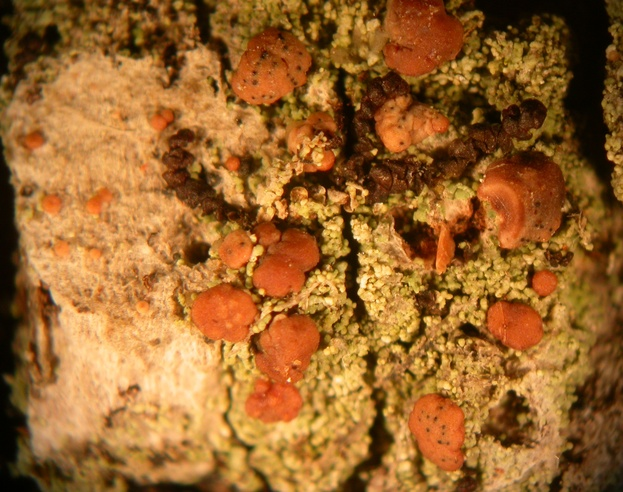
#> input picture Licheni/VIP_1/Bacidia_rubella/TSB004820.jpg, 623 x 492 px, shrunk from 2097 x 1656 before the run, found by its file name; its folder holds only this picture in this run
$ jupyter execute --allow-errors Data_augmentation.ipynb
#> lines starting #> are read from the running program, lines starting #| are printed output that depends on the picture
[cell 1]
import cv2
from scipy import ndimage
import matplotlib.pyplot as plt
import os
import numpy as np
import random
import itertools

[cell 2]
# [5 lines left out: function Meanimage, not called in this run]

[cell 3]
class data_augmentation():

    def __init__(self, PATH = "../LICHENI", excluded_folder = []):
        self.excluded_folder = excluded_folder
        self.PATH = PATH
        self.lista_cartelle = os.listdir(PATH)
        self.train_dic, self.traindata, self.trainlabel = self.creodict()


    def creodict(self):
        # creo dict con chiavi i path per le immagini e valori le classi
        train = []
        train_images = []
        label = []
        for cartelle in self.lista_cartelle:
            if(cartelle in self.excluded_folder):
                continue
            specie = os.listdir(self.PATH + "/" + cartelle)
            for spec in specie:
                immagini = os.listdir(self.PATH + "/" + cartelle + "/" + spec)
                for images in immagini:
                    train.append(self.PATH + "/" + cartelle + "/" + spec + "/" + images)
                    label.append(spec)
#> pass 2 of the loop in creodict, `for cartelle in self.lista_cartelle:`:
        for tr in train:
            train_images.append(cv2.imread(tr))
#> pass 2 of the loop in creodict, `for tr in train:`:
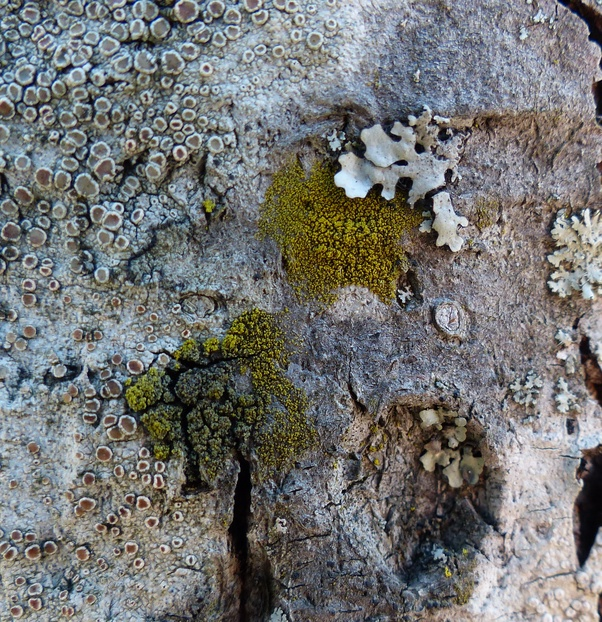
#> input picture Licheni/VIP_1/Candelariella_xanthostigma/TSB008762.jpg, 602 x 622 px, shrunk from 2025 x 2092 before the run, found by its file name
#> pass 3 of the loop in creodict, `for tr in train:`:
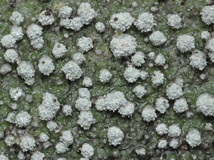
#> input picture Licheni/VIP_2/Lepra_amara/TSB007569.jpg, 214 x 160 px, shrunk from 720 x 540 before the run, found by its file name
#> the loop made 4 passes; the first 3 are shown
        return dict(zip(train, label)), train_images, label


    # [41 lines left out: functions SamplePairing, flipping, not called in this run]


    def rotation_augmentation(self, rot = [90,180,270]):
        training_species = list(self.train_dic.keys())
        training_labels = list(self.train_dic.values())
        for ii,images in enumerate(training_species):
            img = cv2.imread(images)
#> img is the input picture: shape (492, 623, 3); mean B, G, R 43.9, 101.4, 155.3
            for i in rot:
                rotated = ndimage.rotate(img, 90)
                self.traindata.append(rotated)
                self.trainlabel.append(training_labels[ii])
#> this loop made 3 passes
#> pass 1, in rotation_augmentation, `rotated = ndimage.rotate(img, 90)`:
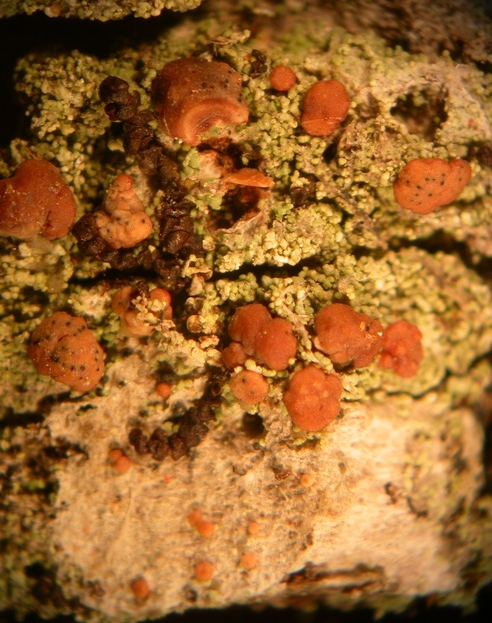
#> rotated: shape (623, 492, 3); mean B, G, R 43.9, 101.4, 155.3
#> pass 2 of the loop in rotation_augmentation, `for ii,images in enumerate(training_species):`:
#> in rotation_augmentation, img is the input picture: shape (622, 602, 3); mean B, G, R 114.2, 115.2, 114.3
#> the loop in rotation_augmentation, `for i in rot:` made 3 passes
#> pass 1, in rotation_augmentation, `rotated = ndimage.rotate(img, 90)`:
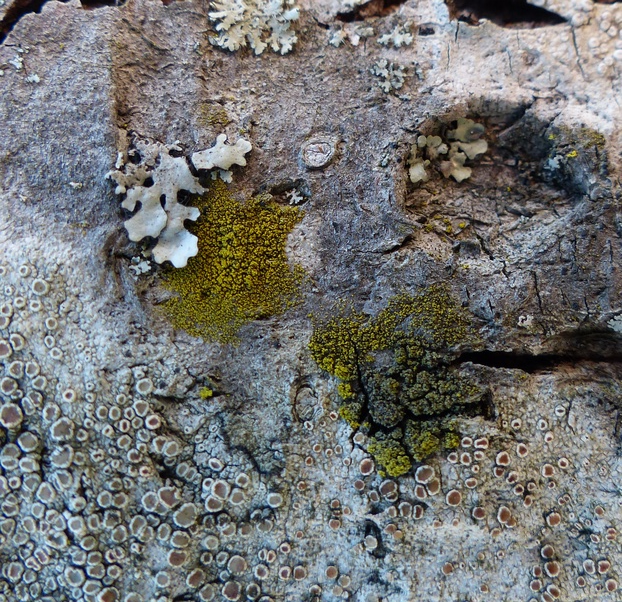
#> rotated: shape (602, 622, 3); mean B, G, R 114.2, 115.2, 114.3
#> pass 3 of the loop in rotation_augmentation, `for ii,images in enumerate(training_species):`:
#> in rotation_augmentation, img is the input picture: shape (160, 214, 3); mean B, G, R 106.5, 117.9, 110.3
#> the loop in rotation_augmentation, `for i in rot:` made 3 passes
#> pass 1, in rotation_augmentation, `rotated = ndimage.rotate(img, 90)`:
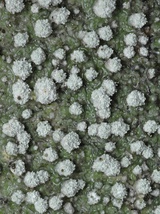
#> rotated: shape (214, 160, 3); mean B, G, R 106.5, 117.9, 110.3
#> the loop made 4 passes; the first 3 are shown


    def random_cropping(self, img, zone = "left"):
        """
        zone = {"random, left, right"}
        """
        temp = None
        if(zone == "left"):
            dim_y = random.randint(img.shape[0]//4,img.shape[0])
            dim_x = random.randint(img.shape[1]//4,img.shape[1])
            temp = img[0:dim_y,0:dim_x,:]
            temp = cv2.resize(temp,(img.shape[1],img.shape[0]),interpolation=cv2.INTER_CUBIC)
        elif(zone == "right"):
            dim_y = random.randint(img.shape[0]//4,3*img.shape[0]//4)
            dim_x = random.randint(img.shape[1]//4,3*img.shape[1]//4)
            temp = img[dim_y:img.shape[0],dim_x:img.shape[1],:]
            temp = cv2.resize(temp,(img.shape[1],img.shape[0]),interpolation=cv2.INTER_CUBIC)
        elif(zone=="random"):
            start_y = random.randint(0, img.shape[0])
            dim_y = random.randint(0,img.shape[0])
            start_x = random.randint(0,img.shape[1])
            dim_x = random.randint(0,img.shape[1])
            temp = img[start_y:min(start_y+dim_y,img.shape[0] - 1),start_x:min(start_x+dim_x,img.shape[1]-1),:]
            temp = cv2.resize(temp,(img.shape[1],img.shape[0]),interpolation=cv2.INTER_CUBIC)
        else:
            raise Exception("Input is not valid")
        return temp

    def cropping(self, number_of_images = 100):
#> called with number_of_images = 200
        training_species = list(self.train_dic.keys())
        training_labels = list(self.train_dic.values())
        cont = 0
        coppie_create = []
        zone = ["left","right","random"]
        while(cont < number_of_images):
            ran1 = random.randint(0,len(training_species) - 1)
            ran2 = random.randint(0,2)
            img1 = cv2.imread(training_species[ran1])
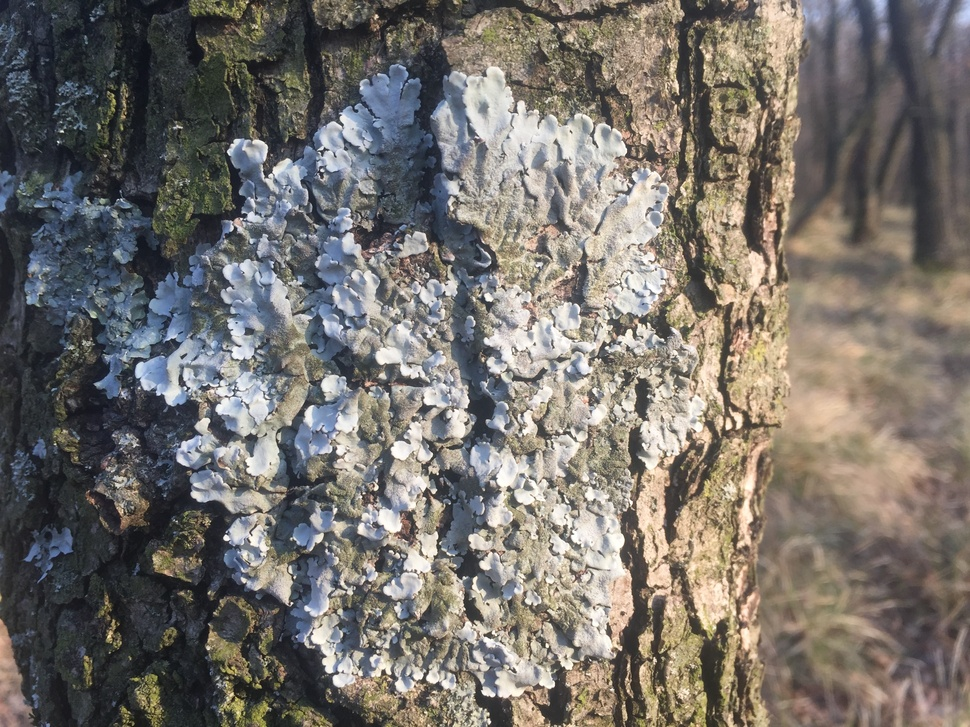
#> input picture Licheni/VIP_2/Parmelina_tiliacea/TSB008249.jpg, 970 x 727 px, shrunk from 3264 x 2448 before the run, found by its file name
#> img1 is the input picture: shape (727, 970, 3); mean B, G, R 108, 113.3, 118.1
            self.traindata.append(self.random_cropping(img1,zone = zone[ran2]))
#> in random_cropping, `temp = img[dim_y:img.shape[0],dim_x:img.shape[1],:]`:
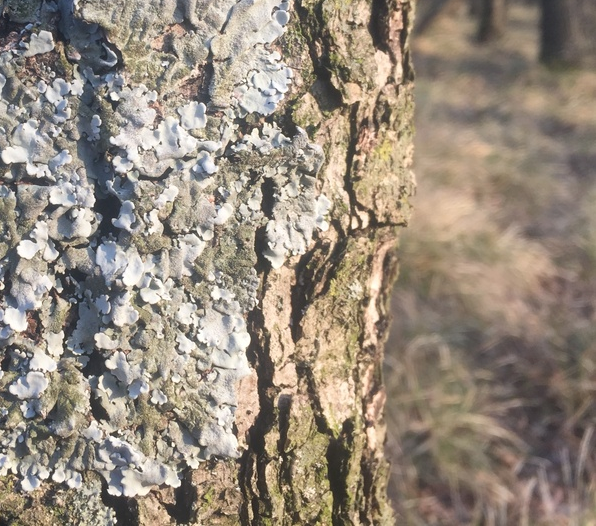
#> temp: shape (526, 596, 3); mean B, G, R 125.2, 138.4, 150
#> in random_cropping, `temp = cv2.resize(temp,(img.shape[1],img.shape[0]),interpolation=cv2.I..`:
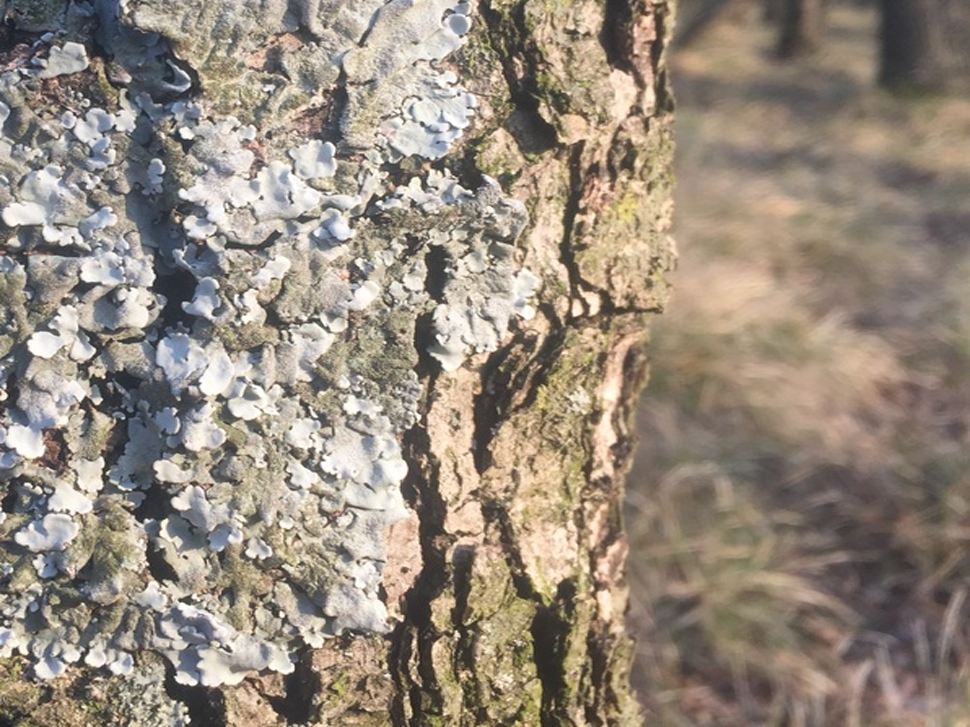
#> temp: shape (727, 970, 3); mean B, G, R 125.2, 138.4, 150
            self.trainlabel.append(training_labels[ran1])
            cont = cont + 1
#> pass 2 of the loop in cropping, `while(cont < number_of_images):`:
#> in random_cropping (call 2), `temp = cv2.resize(temp,(img.shape[1],img.shape[0]),interpolation=cv2.I..`:
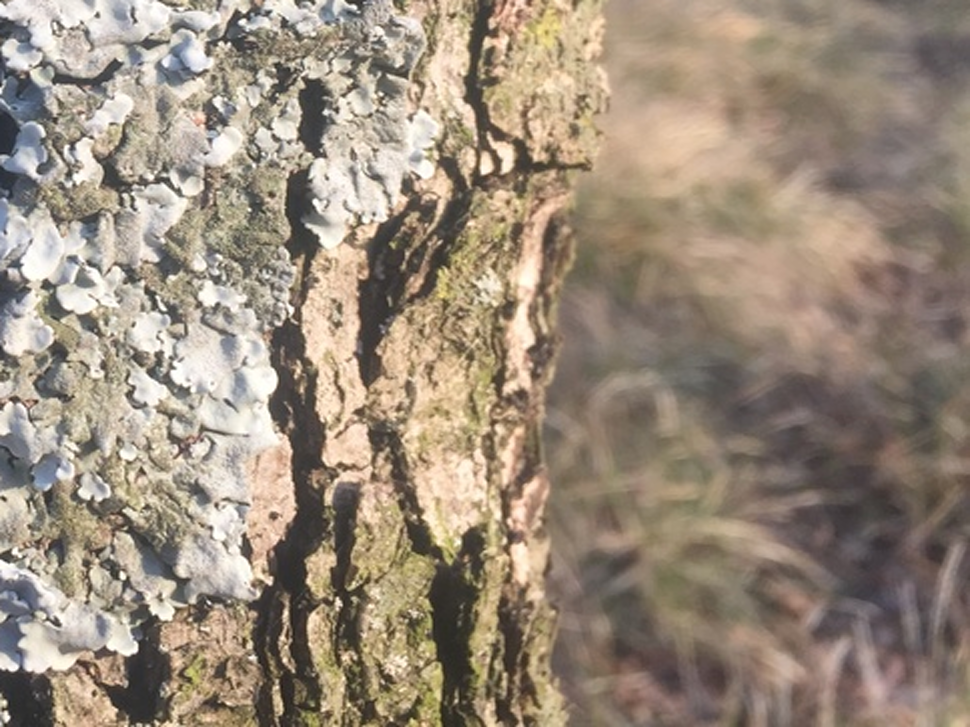
#> temp: shape (727, 970, 3); mean B, G, R 123.7, 139.7, 154
#> pass 3 of the loop in cropping, `while(cont < number_of_images):`:
#> in random_cropping (call 3), `temp = cv2.resize(temp,(img.shape[1],img.shape[0]),interpolation=cv2.I..`:
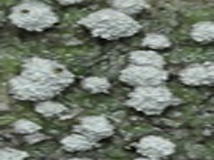
#> temp: shape (160, 214, 3); mean B, G, R 106.8, 118.8, 110.1
#> the loop made 56 passes; the first 3 are shown
